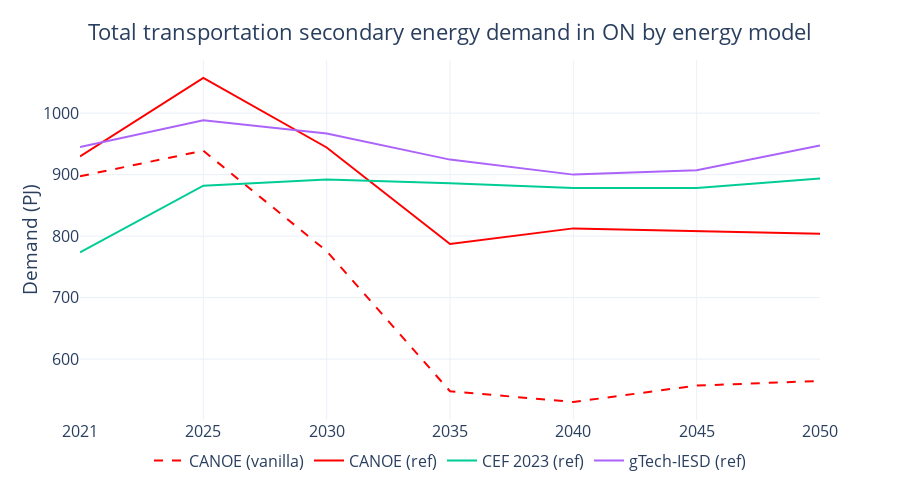

Notebook code for this chart:
### Code cell
bau23_fig = bau23_demand[(bau23_demand['Sector'] == 'Transportation') & (bau23_demand['Carrier'] == 'Total End-Use')].copy()
ref_fig = ref_trnact[(ref_trnact['Mode'] == 'Fuel use') & (ref_trnact['Carrier'] != 'Other')].groupby('Period', as_index=False).sum('Demand (PJ)')
vanilla_fig = vanilla_trnact[(vanilla_trnact['Mode'] == 'Fuel use') & (vanilla_trnact['Carrier'] != 'Other')].groupby('Period', as_index=False).sum('Demand (PJ)')
gtech_fig = gtech23_ref_demand[gtech23_ref_demand['Sector'] == 'Transportation'].copy()

bau23_fig['Source'] = 'CEF 2023 (ref)'
ref_fig['Source'] = 'CANOE (ref)'
vanilla_fig['Source'] = 'CANOE (vanilla)'
gtech_fig['Source'] = 'gTech-IESD (ref)'

fig_df = pd.concat([vanilla_fig[['Period', 'Demand (PJ)', 'Source']], ref_fig[['Period', 'Demand (PJ)', 'Source']], bau23_fig[['Period', 'Demand (PJ)', 'Source']], gtech_fig[['Period', 'Demand (PJ)', 'Source']]]).reset_index(drop=True)

fig = px.line(fig_df, x='Period', y='Demand (PJ)', color='Source',
              template='plotly_white',
              width=900, height=500
              )

fig.update_traces(
    line=dict(color="red", dash='solid'),  # Change 'Source' to your specific source name
    selector=dict(name='CANOE (ref)')  # Replace 'Source A' with the actual name
)
fig.update_traces(
    line=dict(color="red", dash='dash'),  # Change 'Source' to your specific source name
    selector=dict(name='CANOE (vanilla)')  # Replace 'Source A' with the actual name
)

fig.update_layout(
    title=dict(text='Total transportation secondary energy demand in ON by energy model',
               x=0.5,
               y=0.95,
               xanchor='center',
               yanchor='top'
               ),
    xaxis=dict(title='Period'),
    yaxis=dict(title='Demand (PJ)'),
    yaxis_title_standoff=0,
    legend_title_text='',
    bargap=0.1,
    legend=dict(orientation='h',
                yanchor='bottom',
                y=-0.16,
                xanchor='center',
                x=0.5),
    font=dict(size=16,
              # family="Open Sans"
              ))

for annotation in fig.layout.annotations:
    annotation.text = annotation.text.split('=')[1]
    annotation.y = -0.05  
    annotation.yanchor = 'top' 

for axis in fig.layout:
    if axis.startswith('xaxis'):
        fig.layout[axis].title.text = ''

fig.show()
fig.write_image("vanilla_ref_demand.svg", scale=1, engine='kaleido')

### Figure 1 — Plotly figure (JSON) as saved in the notebook; plotly's stock layout.template omitted (floating-point values rounded to 4 significant figures)
{"data": [{"hovertemplate": "Source=CANOE (vanilla)<br>Period=%{x}<br>Demand (PJ)=%{y}<extra></extra>", "legendgroup": "CANOE (vanilla)", "line": {"color": "red", "dash": "dash"}, "marker": {"symbol": "circle"}, "mode": "lines", "name": "CANOE (vanilla)", "orientation": "v", "showlegend": true, "type": "scatter", "x": ["2021", "2025", "2030", "2035", "2040", "2045", "2050"], "xaxis": "x", "y": [897.4, 938.9, 775.6, 547.8, 530.2, 556.9, 564.4], "yaxis": "y"}, {"hovertemplate": "Source=CANOE (ref)<br>Period=%{x}<br>Demand (PJ)=%{y}<extra></extra>", "legendgroup": "CANOE (ref)", "line": {"color": "red", "dash": "solid"}, "marker": {"symbol": "circle"}, "mode": "lines", "name": "CANOE (ref)", "orientation": "v", "showlegend": true, "type": "scatter", "x": ["2021", "2025", "2030", "2035", "2040", "2045", "2050"], "xaxis": "x", "y": [929.5, 1057.0, 944.2, 787.1, 812.6, 808.3, 803.8], "yaxis": "y"}, {"hovertemplate": "Source=CEF 2023 (ref)<br>Period=%{x}<br>Demand (PJ)=%{y}<extra></extra>", "legendgroup": "CEF 2023 (ref)", "line": {"color": "#00cc96", "dash": "solid"}, "marker": {"symbol": "circle"}, "mode": "lines", "name": "CEF 2023 (ref)", "orientation": "v", "showlegend": true, "type": "scatter", "x": ["2021", "2025", "2030", "2035", "2040", "2045", "2050"], "xaxis": "x", "y": [773.6, 882.0, 892.0, 886.0, 878.3, 878.2, 893.9], "yaxis": "y"}, {"hovertemplate": "Source=gTech-IESD (ref)<br>Period=%{x}<br>Demand (PJ)=%{y}<extra></extra>", "legendgroup": "gTech-IESD (ref)", "line": {"color": "#ab63fa", "dash": "solid"}, "marker": {"symbol": "circle"}, "mode": "lines", "name": "gTech-IESD (ref)", "orientation": "v", "showlegend": true, "type": "scatter", "x": [2021, 2025, 2030, 2035, 2040, 2045, 2050], "xaxis": "x", "y": [944.9, 988.6, 966.9, 924.4, 900.0, 907.3, 947.2], "yaxis": "y"}], "layout": {"bargap": 0.1, "font": {"size": 16}, "height": 500, "legend": {"orientation": "h", "title": {"text": ""}, "tracegroupgap": 0, "x": 0.5, "xanchor": "center", "y": -0.16, "yanchor": "bottom"}, "margin": {"t": 60}, "title": {"text": "Total transportation secondary energy demand in ON by energy model", "x": 0.5, "xanchor": "center", "y": 0.95, "yanchor": "top"}, "width": 900, "xaxis": {"anchor": "y", "domain": [0, 1], "title": {"text": ""}}, "yaxis": {"anchor": "x", "domain": [0, 1], "title": {"standoff": 0, "text": "Demand (PJ)"}}}}
